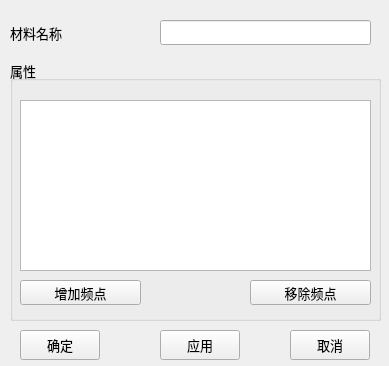
<?xml version="1.0" encoding="UTF-8"?>
<ui version="4.0">
 <class>frmMediaModify</class>
 <widget class="QMainWindow" name="frmMediaModify">
  <property name="geometry">
   <rect>
    <x>0</x>
    <y>0</y>
    <width>389</width>
    <height>366</height>
   </rect>
  </property>
  <property name="font">
   <font>
    <pointsize>10</pointsize>
   </font>
  </property>
  <property name="windowTitle">
   <string>材料修改</string>
  </property>
  <widget class="QWidget" name="centralwidget">
   <widget class="QLabel" name="label">
    <property name="geometry">
     <rect>
      <x>10</x>
      <y>20</y>
      <width>141</width>
      <height>25</height>
     </rect>
    </property>
    <property name="text">
     <string>材料名称</string>
    </property>
   </widget>
   <widget class="QLineEdit" name="txtMediaName">
    <property name="geometry">
     <rect>
      <x>160</x>
      <y>20</y>
      <width>211</width>
      <height>25</height>
     </rect>
    </property>
   </widget>
   <widget class="QGroupBox" name="groupBox">
    <property name="geometry">
     <rect>
      <x>10</x>
      <y>60</y>
      <width>371</width>
      <height>261</height>
     </rect>
    </property>
    <property name="title">
     <string>属性</string>
    </property>
    <widget class="QPushButton" name="btnAddFreq">
     <property name="geometry">
      <rect>
       <x>10</x>
       <y>220</y>
       <width>121</width>
       <height>25</height>
      </rect>
     </property>
     <property name="text">
      <string>增加频点</string>
     </property>
    </widget>
    <widget class="QPushButton" name="btnRemoveFreq">
     <property name="geometry">
      <rect>
       <x>240</x>
       <y>220</y>
       <width>121</width>
       <height>25</height>
      </rect>
     </property>
     <property name="text">
      <string>移除频点</string>
     </property>
    </widget>
    <widget class="QTableWidget" name="tbFreqList">
     <property name="geometry">
      <rect>
       <x>10</x>
       <y>40</y>
       <width>351</width>
       <height>171</height>
      </rect>
     </property>
    </widget>
   </widget>
   <widget class="QPushButton" name="btnClose">
    <property name="geometry">
     <rect>
      <x>290</x>
      <y>330</y>
      <width>80</width>
      <height>30</height>
     </rect>
    </property>
    <property name="text">
     <string>取消</string>
    </property>
   </widget>
   <widget class="QPushButton" name="btnOK">
    <property name="geometry">
     <rect>
      <x>20</x>
      <y>330</y>
      <width>80</width>
      <height>30</height>
     </rect>
    </property>
    <property name="text">
     <string>确定</string>
    </property>
   </widget>
   <widget class="QPushButton" name="btnApply">
    <property name="geometry">
     <rect>
      <x>160</x>
      <y>330</y>
      <width>80</width>
      <height>30</height>
     </rect>
    </property>
    <property name="text">
     <string>应用</string>
    </property>
   </widget>
  </widget>
 </widget>
 <resources/>
 <connections/>
</ui>
